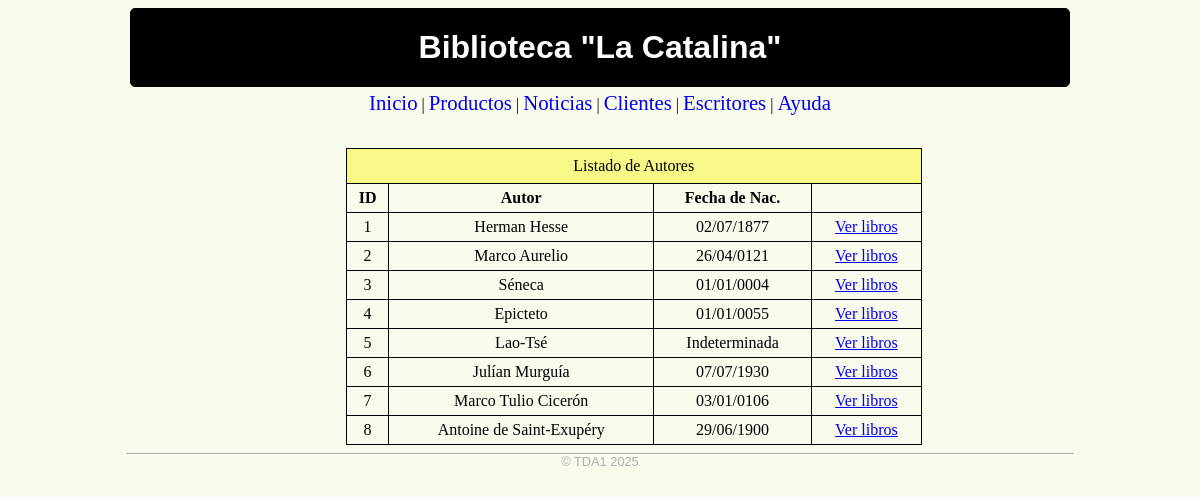
The page /libros/autores-listar.php on the database as committed earlier.
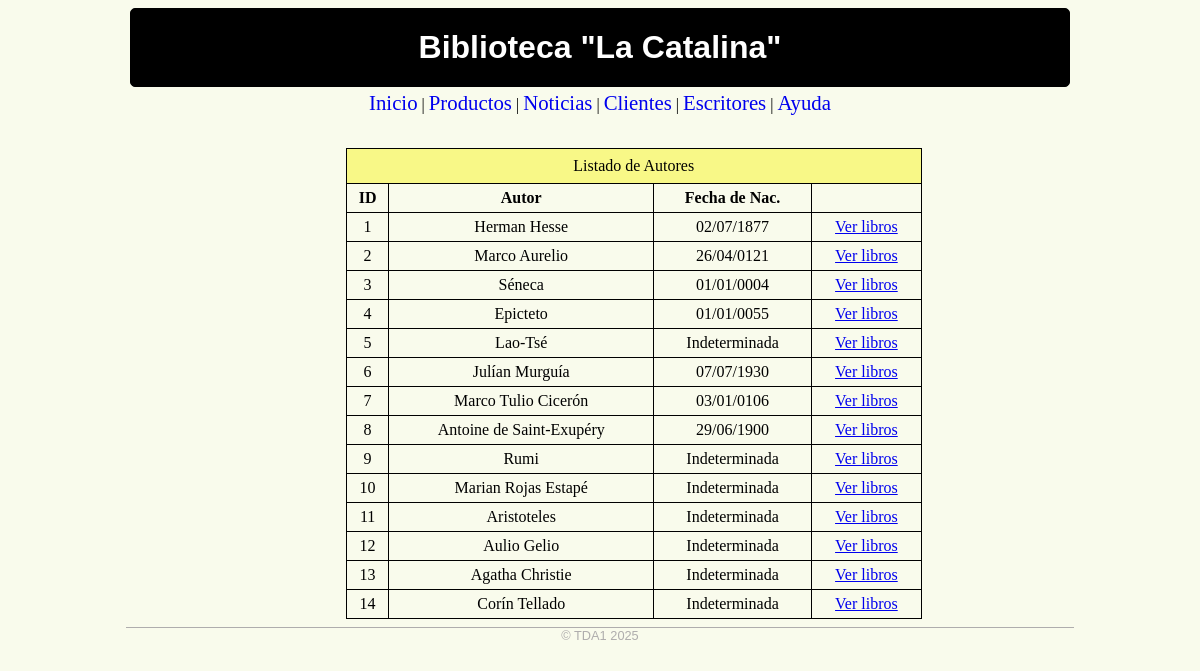
The same page on the database as committed later.
### tables this page shows
CREATE TABLE `autores` (
  `autid` int(11) NOT NULL,
  `autnom` varchar(100) NOT NULL,
  `autdob` date DEFAULT NULL
);

### libros/autores-listar.php (the view, shortened to what this page needs)
<?php
require('./db.php');
?>
<html>
<head>
<link href='./estilo-diagramacion.css' rel='stylesheet' type='text/css'>
</head>
<body>
<div class='contenedor'>
	<header>
	<a href='/'>Biblioteca "La Catalina"</a>
	</header>
	<nav>
	<a href='#'>Inicio</a> |
	<a href='#'>Productos</a> |
	<a href='#'>Noticias</a> |
	<a href='#'>Clientes</a> |
	<a href='#'>Escritores</a> |
	<a href='#'>Ayuda</a>
	</nav>
	<section>
	</section>
<article>
<table class='tablita'>
<caption>Listado de Autores</caption>
<tr>
	<th>ID</th>
	<th>Autor</th>
	<th>Fecha de Nac.</th>
	<th></th>
</tr>
<?php
$sql = "SELECT * FROM autores";
$result = mysqli_query($conn, $sql);
while($row = mysqli_fetch_array($result, MYSQLI_ASSOC)){
	if(!is_null($row['autdob'])){
		$fechanac = date(' d/m/Y', strtotime($row['autdob']));
		}else{
		$fechanac = "Indeterminada";
		}
	echo "<tr>\n";
	echo "<td>".$row['autid']."</td>\n";
	echo "<td>".$row['autnom']."</td>\n";
	echo "<td>".$fechanac."</td>\n";
	echo "<td><a href='./autor-libros.php?autid=".$row['autid']."'>Ver libros</td>\n";
	echo "</tr>\n";
}
?>
</table>
</article>
<footer>
	&copy; TDA1 2025
</footer>
</div>
</body>
</html>

### libros/estilo-diagramacion.css (style rules this page uses)
body { background: #f9fbec; }
.contenedor { width: 80%; min-width: 600px; margin: 0 auto; }
header { border: 1px solid #000000; border-radius: 5px; font-family: Arial, Helvetica, sans-serif; margin: 4px; text-align: center; padding: 20px; background: #000000 url('./images/gloomy-stripes-dark-background-tile.jpg'); }
header a { color: #ffffff; text-decoration: none; font-size: 200%; font-weight: bold; }
nav { text-align: center; margin: 4px; }
nav a { text-decoration: none; font-size: 130%; }
section { width: 18%; border:#eb2cc5; margin: 4px 0 4px 4px; padding: 4px; float: left; }
article { width: 76%; border:#1723d0; float: right; margin: 4px 4px 4px 0; padding: 4px; }
footer { clear:both; text-align: center; font-family: Arial, Helvetica, sans-serif; font-size: 80%; color: #afadad; border-top: 1px solid #afadad; }
.tablita { border: 1px solid #000000; border-collapse: collapse; width: 80%; }
.tablita td, .tablita th { border: 1px solid #000000; padding: 5px; text-align: center; }
.tablita caption { border: 1px solid #000000; border-bottom: 0; padding: 8px; background: #f8f887; }

Rows that differ between the two databases and show on the page:
added autores: autid "9", autnom "Rumi", autdob "Indeterminada"
added autores: autid "10", autnom "Marian Rojas Estapé", autdob "Indeterminada"
added autores: autid "11", autnom "Aristoteles", autdob "Indeterminada"
added autores: autid "12", autnom "Aulio Gelio", autdob "Indeterminada"
added autores: autid "13", autnom "Agatha Christie", autdob "Indeterminada"
added autores: autid "14", autnom "Corín Tellado", autdob "Indeterminada"
